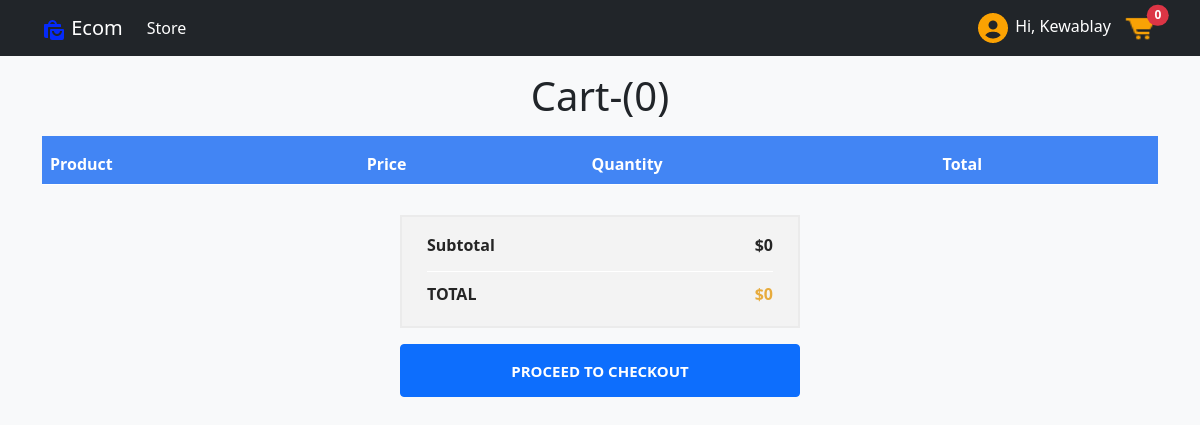
/cart/ (signed in), run on an earlier commit of the app's database.
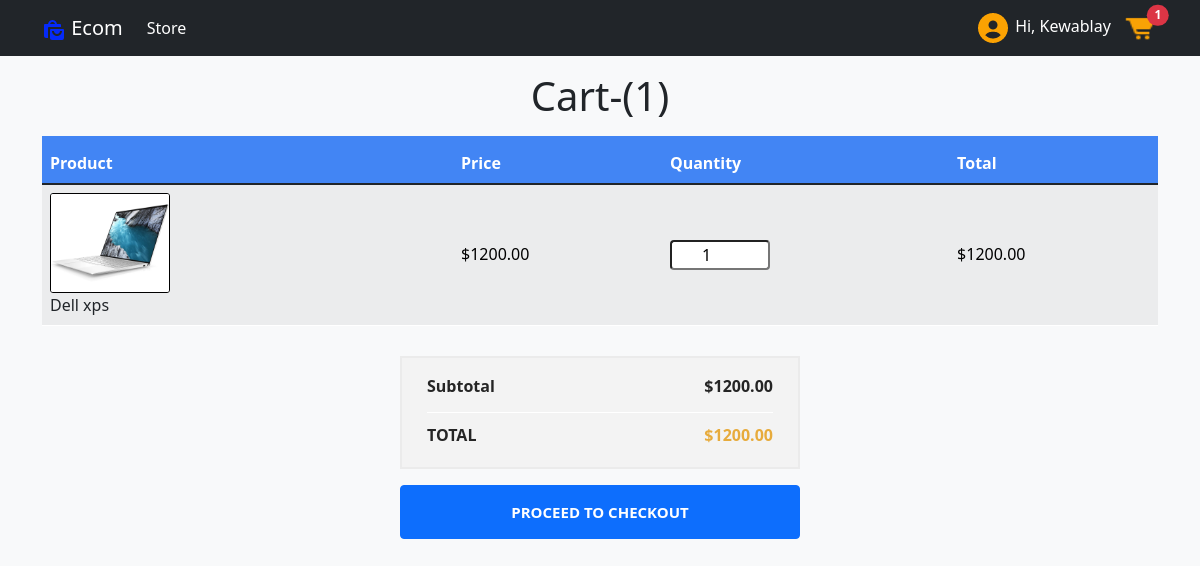
And on a later commit of the database.
### store/models.py (models this page shows, shortened)
class Order(models.Model):
    customer = models.ForeignKey(Customer, on_delete=models.SET_NULL, blank=True, null=True)
    date_ordered = models.DateTimeField(auto_now_add=True)
    complete = models.BooleanField(default=False, null=True, blank=True)
    transaction_id = models.CharField(max_length=200, null=True)
    @property
    def get_cart_total(self):
        order_items = self.orderitem_set.all()
        total = sum([items.get_total for items in order_items])
        return total
    def get_cart_items(self):
        order_items = self.orderitem_set.all()
        total = sum([items.quantity for items in order_items])
        return total

class OrderItem(models.Model):
    product = models.ForeignKey(Product, on_delete=models.SET_NULL, blank=True, null=True)
    order = models.ForeignKey(Order, on_delete=models.SET_NULL, blank=True, null=True)
    quantity = models.IntegerField(default=0, null=True, blank=True)
    date_added = models.DateTimeField(auto_now_add=True)
    @property
    def get_total(self):
        total = self.product.price * self.quantity
        return total

class Product(models.Model):
    name = models.CharField(max_length=200, null=True)
    price = models.DecimalField(max_digits=7, decimal_places=2)
    digital = models.BooleanField(default=False, null=True, blank=False)
    image = models.ImageField(null=True, blank=True)
    @property
    def imageURL(self):
        try:
            url = self.image.url
        except:
            url = ""
        return url

### store/views.py (the view)
# urls.py: path("cart/", views.cart, name='cart'),
def cart(request):
    if request.user.is_authenticated:
        customer = request.user.customer
        order = Order.objects.filter(customer=customer,complete=False).first()
        if not order:
            order = Order.objects.create(customer=customer,complete=False)
        items = order.orderitem_set.all()
        cartItems = order.get_cart_items()
    else:
       cookieData = cookieCart(request)
       cartItems = cookieData['cartItems']
       order = cookieData['order']
       items = cookieData['items']
    context = {
    "items" : items,
    "order": order,
    "cartItems": cartItems
    }
    return render(request, 'store/cart.html', context)

### store/templates/store/cart.html
{% extends "store/main.html" %}
{% load static %}
{% block content %}
<h1 class="text-center my-3">Cart-({{ order.get_cart_items }})</h1
    <section class="mt-1">
        <div class="container">
            <div class="cart">
                <div class="table-responsive">
                    <table class="table table-striped">
                        <thead class="t-head">
                            <tr>
                                <th scope="col"class="text-white">Product</th>
                                <th scope="col"class="text-white">Price</th>
                                <th scope="col"class="text-white">Quantity</th>
                                <th scope="col"class="text-white">Total</th>
                            </tr>
                        </thead>
                        <tbody>
                            {% for item in items %}
                            <tr>
                                <td class="align-middle">
                                    <div class="main">
                                        <div class="d-flex">
                                            <img class="image-fluid" src="{{ item.product.imageURL }}"alt="">
                                        </div>
                                        <div class="des">
                                            <p>{{ item.product.name }}</p>
                                        </div>
                                    </div>
                                </td>
                                <td class="align-middle">
                                    <h6>${{ item.product.price|floatformat:2 }}</h6>
                                </td>
                                <td class="align-middle">
                                    <div class="counter">
                                        <input class="input-number" type="number"
                                        value="{{ item.quantity }}" min="0" max="10">
                                    </div>
                                </td>
                                <td class="align-middle">
                                    <h6>${{ item.get_total }}</h6>
                                </td>
                            </tr>
                            {% endfor %}
                        </tbody>
                    </table>
                </div>
            </div>
        </div>
    </section>
    <div class="col-lg-4 offset-lg-4">
        <div class="checkout">
            <ul>
                <li class="subtotal">subtotal
                    <span>${{ order.get_cart_total }}</span>
                </li>
                <li class="cart-total">Total
                <span>${{ order.get_cart_total }}</span></li>
            </ul>
            <a href="{% url 'checkout' %}"class="btn btn-primary proceed-btn">Proceed to Checkout</a>
        </div>
    </div>
{% endblock content %}

### store/templates/store/main.html (shortened to what this page needs)
<!DOCTYPE html>
{% load static %}
<html lang="en">
<head>
    <link rel="stylesheet" href="{% static 'css/main.css' %}">
    <link href="https://cdn.jsdelivr.net/npm/bootstrap@5.1.1/dist/css/bootstrap.min.css" rel="stylesheet">
</head>
<body class="bg-light">
    <section class="nav-bar">
        <nav class="navbar navbar-expand-lg navbar-dark bg-dark">
        <div class="container">
            <a class="navbar-brand" href="{% url 'store' %}">
                <img src="{% static 'images/shopping-bags-solid-24.png' %}" alt="">
                Ecom</a>
            <div class="collapse navbar-collapse" id="navbarSupportedContent">
            <ul class="navbar-nav me-auto mb-2 mb-lg-0">
                <li class="nav-item">
                <a class="nav-link active" aria-current="page" href="{% url 'store' %}">Store</a>
                </li>
            </ul>
            <div class="form-inline my-2 my-lg-0">
                <div id="logout">
                    <a id='user'>
                    <img src="{% static 'images/user.png' %}" alt="">
                    Hi, {{ request.user }}
                    </a>
                </div>
                <a href="{% url 'cart' %}" class="position-relative">
                    <img id="cart-icon" src="{% static 'images/cart-alt-solid-24.png' %}" alt="cart">
                    <span class="position-absolute top-0 start-100 translate-middle badge rounded-pill bg-danger">{{ cartItems }}<span class="visually-hidden">unread messages</span>
                    </span>
                </a>
            </div>
            </div>
        </div>
        </nav>
    </section>
    <div >
        {% block content %}
        {% endblock content %}
    </div>
</body>
</html>

### static/css/main.css (style rules this page uses)
* { padding:0; margin: 0; box-sizing: border-box; }
#logout { display:none; }
#user { color: white !important; text-decoration: none !important; text-transform:capitalize; position: relative; cursor: pointer; }
#cart-icon { height: 30px; width: 35px; }
.form-inline a { padding-left: .5rem; }
.cart .table { margin-bottom: 30px; border-bottom: 1px solid #fff; }
.cart .table thead { height: 3rem; background-color: #4285F4; }
.cart .table thead tr th { border-top:0px; font-size:16px; font-weight: bold; border-bottom:0px; }
.cart .table tbody tr td .main .d-flex { padding-right:30px; width: 150px; height: 100px; }
.cart .table tbody tr td .main .d-flex img { border: 1px solid #000; border-radius: 3px; width: 100%; }
.cart .table tbody tr td .main .des { vertical-align: middle; align-self: center; }
.cart .table tbody tr td .main .des p { margin-bottom:0px; }
.cart .table tbody tr td h6 { font-size:16px; color:#000; margin-bottom: 0px; }
.cart .table tbody tr td .counter { margin-bottom:0px; }
.cart .table tbody tr td .counter input { width: 100px; padding-left:30px; height: 30px; outline:none; box-shadow: none; border-radius: 4px; }
.checkout ul { border: 2px solid #ebebeb; background: #f3f3f3; padding-left:25px; padding-right:25px; padding-top:16px; padding-bottom: 20px; }
.checkout ul li { list-style: none; font-size:16px; font-weight: bold; color:#252525; text-transform: uppercase; overflow: hidden; }
.checkout ul li.subtotal { font-weight: bold; text-transform: capitalize; border-bottom:1px solid #fff; padding-bottom: 14px; }
.checkout ul li.subtotal span { font-weight: bold; }
.checkout ul li.cart-total { padding-top: 10px }
.checkout ul li.cart-total span { color:#e7ab3c; }
.checkout ul li span { float:right; }
.checkout .proceed-btn { font-size:15px; font-weight: bold; color:#fff; text-transform: uppercase; padding:15px 25px 14px 25px; display: block; text-align: center; }

What changed in the data, as far as the page shows it:
computed for Order: get_cart_items "0" → "1"; get_cart_total "0" → "1200.00"
added OrderItem: product.imageURL (picture), product.name "Dell xps", product.price "1200.00", quantity "1", get_total "1200.00"
Also different on the page:
{{ cartItems }}: "0" → "1"
